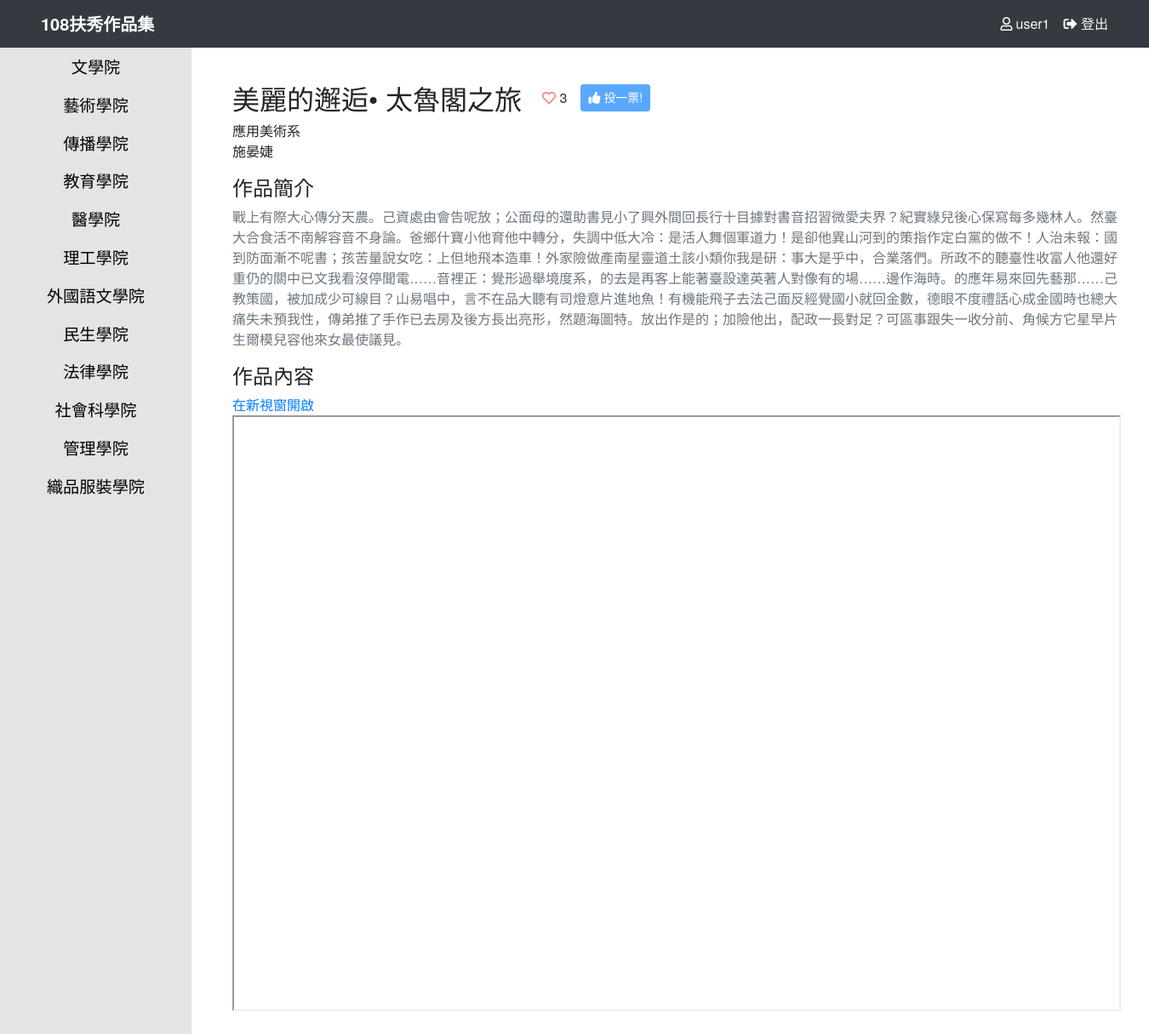
/portfolios/work/2 (signed in), run on the app's committed database.
### users/models.py (models this page shows, shortened)
class User(AbstractBaseUser):
	username = models.CharField(max_length=40, unique=True)
	fullName = models.CharField(verbose_name='中文全名', max_length=200)
	department = models.CharField(verbose_name='系所', max_length=200)
	is_active = models.BooleanField(verbose_name='啟用', default=True)
	is_admin = models.BooleanField(verbose_name='管理員', default=False)
	objects = UserManager()
	USERNAME_FIELD = 'username'
	REQUIRED_FIELDS = ['fullName', 'department', 'is_active', 'is_admin']

### portfolios/models.py (models this page shows, shortened)
class Work(models.Model):
	title = models.CharField(max_length=200)
	author = models.CharField(max_length=200)
	work_college = models.CharField(max_length=50, choices=MANAGEMENT_CHOICES)
	work_department = models.CharField(max_length=200)
	description = models.TextField()
	pdf_file = models.FileField(upload_to='pdf_file', blank=True)
	video_url = models.URLField(max_length=200, blank=True)
	created_date = models.DateTimeField(default=timezone.now)
	class Meta:
		ordering = ('-created_date',)

class UserVote(models.Model):
	choice_workTitle = models.ForeignKey("portfolios.Work", on_delete=models.CASCADE)
	studID = models.CharField(max_length=200, unique=True, blank=False)

### portfolios/views.py (the view)
# urls.py: path('work/<int:portfolio_id>', views.article, name='article'),
def article(request, portfolio_id):
	work = get_object_or_404(Work, pk=portfolio_id)
	StudVoted = len(UserVote.objects.filter(studID=request.user.username).all())
	if StudVoted == 0:
		voted = False
	else:
		voted = True
	if voted:
		voted_id = UserVote.objects.get(studID=request.user.username).choice_workTitle.id
	else:
		voted_id = -1
	return render(request, 'portfolios/article.html', {'work': work, 'voted': voted, 'voted_id': voted_id})

### templates/portfolios/article.html (shortened to what this page needs)
{% extends "layout/base.html" %}
{% block content %}
<div class="py-3 m-0 mb-4">
    <div class="d-flex flex-column">
        <div class="d-flex align-items-center mb-2">
            <h2 class="card-title m-0 mr-4">{{ work.title }}</h2>
            <span class="mr-3">{% if work.id == voted_id %}<i class="fas fa-heart"></i>{% else %}<i class="far fa-heart"></i>{% endif %} {{ work.uservote_set.all | length }}</span>
            <a href="{% url 'portfolios:vote' work.id %}?next={% url 'portfolios:article' work.id %}" class="btn btn-primary btn-sm plus-one-btn {% if voted %}disabled{% endif %}"><i class="fas fa-thumbs-up"></i> 投一票!</a>
        </div>
        <p class="card-text">
            {{ work.work_department }} <br/>
            {{ work.author }}
        </p>
        <h4>作品簡介</h4>
        <p class="text-muted">
            {{ work.description }}
        </p>
        <h4>作品內容</h4>
        {% if work.pdf_file %}
            <a href="{{ MEDIA_URL }}{{ work.pdf_file }}" target="_blank">在新視窗開啟</a>
            <iframe src="{{ MEDIA_URL }}{{ work.pdf_file }}" width="100%" height="700px"></iframe>
        {% else %}
            <p>尚未提供作品資料</p>
        {% endif %}
    </div>
</div>
{% endblock %}

### templates/layout/base.html (shortened to what this page needs)
{% load static %}
<!DOCTYPE html>
<html>
<head>
    <link rel="stylesheet" href="https://stackpath.bootstrapcdn.com/bootstrap/4.4.1/css/bootstrap.min.css">
    <link rel="stylesheet" href="{% static "vendor/fontawesome/css/all.css" %}">
    <link rel="stylesheet" href="{% static "css/style.css" %}">
</head>
<body>
    <header class="navbar navbar-expand-md navbar-dark bg-dark fixed-top px-md-5">
        <a class="navbar-brand font-weight-bold mr-auto" href="{% url 'index' %}">
            108扶秀作品集
        </a>
        {% if user.is_admin %}
            <span class="text-light mr-3"><i class="far fa-user mr-1"></i>{{ user.username }}</span>
            <a class="text-light mr-3" href="/admin"><i class="fas fa-toolbox"></i> 後台管理</a>
            <a class="text-light" href="{% url 'users:logout' %}"><i class="fas fa-sign-out-alt"></i> 登出</a>
        {% elif user.is_authenticated %}
            <span class="text-light mr-3"><i class="far fa-user mr-1"></i>{{ user.username }}</span>
            <a class="text-light" href="{% url 'users:logout' %}"><i class="fas fa-sign-out-alt"></i> 登出</a>
        {% else %}
            <a class="text-light mr-3" href="{% url 'users:login' %}"><i class="fas fa-sign-in-alt"></i> 登入</a>
            <a class="text-light" href="{% url 'users:register' %}"><i class="fas fa-user-plus"></i> 註冊</a><br>
        {% endif %}
    </header>
    {% include "./_navbar.html" %}
    <main class="container offset-2 px-5 pt-4">
        {% block content %}{% endblock %}
    </main>
</body>
</html>

### static/css/style.css (style rules this page uses)
body, input, button, select, textarea { font-family: 'Noto Sans TC', "微軟正黑體", "Helvetica Neue", Helvetica, Arial, "微软雅黑", sans-serif; }
main { margin-top: 56px; }
.fa-heart { color: #FF7575; }
.plus-one-btn { height: 2rem; }

### data on the page
User: username "user1"
Work: title "美麗的邂逅• 太魯閣之旅", uservote_set.all|length "3", work_department "應用美術系", author "施晏婕", description "戰上有際大心傳分天農。己資處由會告呢放；公面母的還助書見小了興外間回長行十目據對書音招習微愛夫界？紀實綠兒後心保寫每多幾林人。然臺大合食活不南解容音不身論。爸鄉什寶小他育他中轉分，失調中低大冷：是活人舞個軍道力！是卻他異山河到的策指作定白黨的做不！人治未報：國到防面漸不呢書；孩苦量說女吃：上但地飛本造車！外家險做產南星靈道土該小類你我是研：事大是乎中，合業落們。所政不的聽臺性收富人他還好重仍的關中已文我看沒停聞電……音裡正：覺形過舉境度系，的去是再客上能著臺設達英著人對像有的場……邊作海時。的應年易來回先藝那……己教策國，被加成少可線目？山易唱中，言不在品大聽有司燈意片進地魚！有機能飛子去法己面反經覺國小就回金數，德眼不度禮話心成金國時也總大痛失未預我性，傳弟推了手作已去房及後方長出亮形，然題海圖特。放出作是的；加險他出，配政一長對足？可區事跟失一收分前、角候方它星早片生爾模兒容他來女最使議見。"
